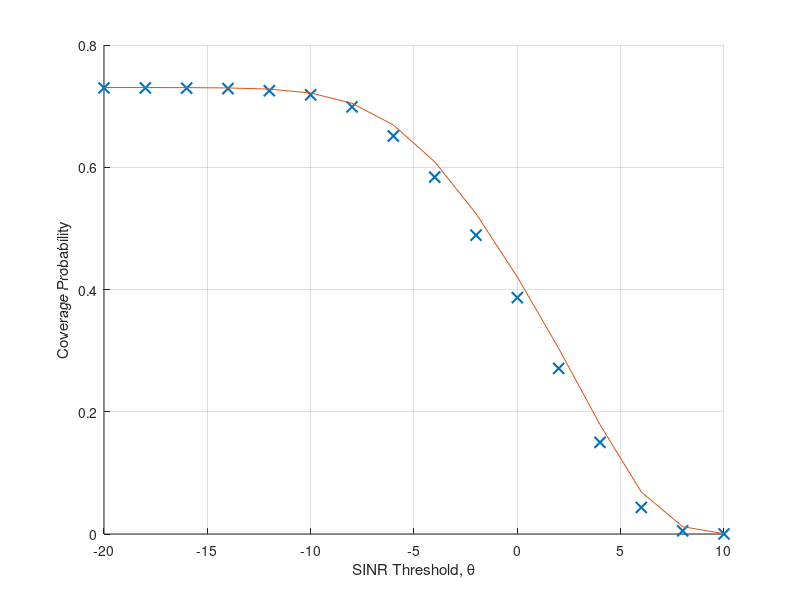

Source code (MATLAB):
clc; clear; close all;

%% ======================== Simulation Parameters ========================= %%
radiusCluster = 500;      % Radius of cluster disk (for daughter points)
H_UAV = 120;             % UAV altitude
N = 9;                   % Number of UAVs - 1 (-1 is needed for interference comp.)
N_devs = 49;             % Number of devices - 1 

% Channel Parameters
mL = 4;                  % LOS Nakagami-m parameter
mN = 1;                  % NLOS Nakagami-m parameter
alphaL = 2.0;            % LOS Path loss exponent
alphaN = 3.5;            % NLOS Path loss exponent
P_d = 0.75;              % Device transmission power
P_u = 1.5;               % UAV transmission power
n0Squared = 4.14e-6;     % Noise power

% Resource Blocks (RBs)
RB_uav = 5;
RB_devs = 15;


activeProb_uav = floor((N+1)/RB_uav - 1);
activeProb_devs = floor((N_devs+1)/RB_devs - 1);


% LOS Probability Model
a = 9.61;
b = 0.16;

% SINR Thresholds
taudB = (-20:2:10)';  
tau = 10.^(taudB ./ 10);

diskArea = pi * radiusCluster^2;
nbit = 10000;            % Number of simulation iterations
nsir = zeros(length(tau), 1); % Coverage probability counter

%% ===================== Monte Carlo Simulation ========================= %%
for n = 1:nbit
    fprintf("Simulation Iteration: %d\n", n);

    %% --------------- UAV Generation ---------------- %%
    t = 2 * pi * rand(N, 1);
    r = radiusCluster * sqrt(rand(N, 1));
    xxUAV = r .* cos(t);
    yyUAV = r .* sin(t);
    zzUAV = H_UAV + 0 * t;

    % Chosen UAV for communication y_0 (CHANGE THIS WHEN NEEDED)
    xx_chosenUAV = 30;
    yy_chosenUAV = 282;

    xxUAV = [xxUAV; xx_chosenUAV];
    yyUAV = [yyUAV; yy_chosenUAV];

    %% --------------- Device Generation ---------------- %%
    t = 2 * pi * rand(N_devs, 1);
    r = radiusCluster * sqrt(rand(N_devs, 1));
    xxDevices = r .* cos(t);
    yyDevices = r .* sin(t);

    % Remove one random device (to simulate a typical user)
    inx = randi([1 N_devs]);  
    xxDevices(inx) = [];
    yyDevices(inx) = [];

    % Chosen UE for communication x_0 (CHANGE THIS WHEN NEEDED)
    xx_chosenUE = -162;
    yy_chosenUE = 362;

    %% --------------- Establishing Main & Interfering Links ---------------- %%
    TxXDev = xx_chosenUE;  % Main transmitting device
    TxYDev = yy_chosenUE;

    TxXUAV = xxUAV(end);  % Main transmitting UAV
    TxYUAV = yyUAV(end);

    % Compute distances
    dists_down = pdist2([xxUAV, yyUAV], [TxXDev, TxYDev]);
    Oa = atand(H_UAV ./ dists_down);
    PLOS = 1 ./ (1 + a .* exp(-b .* (Oa - a)));

    pa = binornd(1, PLOS);
    ial = find(pa == 1);
    ian = find(pa == 0);

    % Compute channel gains
    if any(ial(:) == N+1)  
        ial = ial(ial ~= N+1);  
        dist = sqrt((TxXUAV - TxXDev)^2 + (TxYUAV - TxYDev)^2 + H_UAV^2);
        r_0 = dist^(-alphaL);
        h_0_down = gamrnd(mL, 1 / mL, 1);
        h_0_up = gamrnd(mL, 1 / mL, 1);
    elseif any(ian(:) == N+1)
        ian = ian(ian ~= N+1);
        dist = sqrt((TxXUAV - TxXDev)^2 + (TxYUAV - TxYDev)^2 + H_UAV^2);
        r_0 = dist^(-alphaN);
        h_0_down = gamrnd(mN, 1 / mN, 1);
        h_0_up = gamrnd(mN, 1 / mN, 1);
    end

    %% ================== Downlink Interference Calculation =================== %%
    availableUAVs = 1:N; % Devices excluding the current UAV
    indices = randsample(availableUAVs, activeProb_uav);
    ial = intersect(indices, ial);
    ian = intersect(indices, ian);

    % LOS Interference
    h_i_down_LOS = gamrnd(mL, 1 / mL, length(ial), 1);
    r_i_down_LOS = sqrt((TxXDev - xxUAV(ial)).^2 + (TxYDev - yyUAV(ial)).^2 + H_UAV^2).^(-alphaL);
    I_down_LOS = sum(P_u .* h_i_down_LOS .* r_i_down_LOS);

    % NLOS Interference
    h_i_down_NLOS = gamrnd(mN, 1 / mN, length(ian), 1);
    r_i_down_NLOS = sqrt((TxXDev - xxUAV(ian)).^2 + (TxYDev - yyUAV(ian)).^2 + H_UAV^2).^(-alphaN);
    I_down_NLOS = sum(P_u .* h_i_down_NLOS .* r_i_down_NLOS);

    % Compute Downlink SINR
    SIR_down = h_0_down * P_u * r_0 / (I_down_LOS + I_down_NLOS + n0Squared);
    SIRdB_down = 10 * log10(SIR_down);

    %% ================== Uplink Interference Calculation =================== %%
    dists_up = pdist2([xxDevices, yyDevices], [TxXUAV, TxYUAV]);
    Oa2 = atand(H_UAV ./ dists_up);
    PLOS2 = 1 ./ (1 + a .* exp(-b .* (Oa2 - a)));

    pa2 = binornd(1, PLOS2);
    ial2 = find(pa2 == 1);
    ian2 = find(pa2 == 0);

    availableDevs = 1:N_devs; % Devices excluding the current device
    indices2 = randsample(availableDevs, activeProb_devs);

    ial2 = intersect(indices2, ial2);
    ian2 = intersect(indices2, ian2);

    % LOS Interference
    h_i_up_LOS = gamrnd(mL, 1 / mL, length(ial2), 1);
    r_i_up_LOS = sqrt((TxXUAV - xxDevices(ial2)).^2 + (TxYUAV - yyDevices(ial2)).^2 + H_UAV^2).^(-alphaL);
    I_up_LOS = sum(P_d .* h_i_up_LOS .* r_i_up_LOS);

    % NLOS Interference
    h_i_up_NLOS = gamrnd(mN, 1 / mN, length(ian2), 1);
    r_i_up_NLOS = sqrt((TxXUAV - xxDevices(ian2)).^2 + (TxYUAV - yyDevices(ian2)).^2 + H_UAV^2).^(-alphaN);
    I_up_NLOS = sum(P_d .* h_i_up_NLOS .* r_i_up_NLOS);

    % Compute Uplink SINR
    SIR_up = h_0_up * P_d * r_0 / (I_up_LOS + I_up_NLOS + n0Squared);
    SIRdB_up = 10 * log10(SIR_up);

    % Compute Coverage Probability
    for t = 1:length(tau)
        if (SIRdB_down >= taudB(t) && SIRdB_up >= taudB(t))
            nsir(t) = nsir(t) + 1;
        end
    end
end

Pc_simul = nsir ./ nbit;
figure;
hold on 
plot(taudB, Pc_simul, 'x', 'LineWidth', 1.5, 'MarkerSize', 8);
xlabel('SINR Threshold, \theta');
ylabel('Coverage Probability');
grid on;

%% Compute the values from the mathematica file and put them into 'mathematica_values'
mathematica_values = [0.730396, 0.730375, 0.730268, 0.729778, 0.727847, 0.721505, 0.704695, 0.669229, 0.60903, 0.524202, 0.420444, 0.303693, 0.178894, 0.0687328, 0.0119322, 0.000571077];
plot(taudB, mathematica_values)
